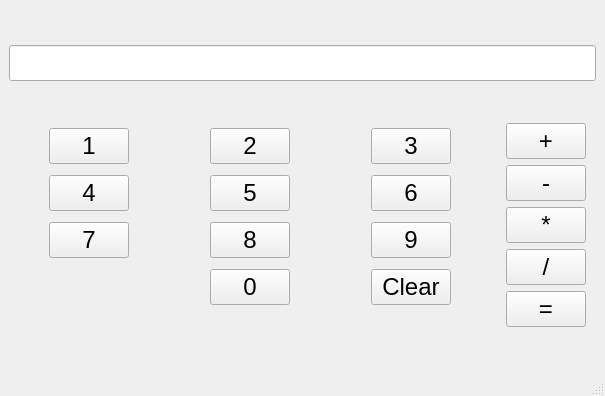
<?xml version="1.0" encoding="UTF-8"?>
<ui version="4.0">
 <class>Calculator</class>
 <widget class="QMainWindow" name="Calculator">
  <property name="geometry">
   <rect>
    <x>0</x>
    <y>0</y>
    <width>585</width>
    <height>396</height>
   </rect>
  </property>
  <property name="windowTitle">
   <string>Calculator</string>
  </property>
  <widget class="QWidget" name="centralwidget">
   <layout class="QGridLayout" name="gridLayout_4">
    <item row="0" column="0" colspan="2">
     <layout class="QGridLayout" name="gridLayout_3">
      <property name="verticalSpacing">
       <number>6</number>
      </property>
      <item row="0" column="0">
       <widget class="QLineEdit" name="lineEditCalculator">
        <property name="font">
         <font>
          <pointsize>18</pointsize>
         </font>
        </property>
       </widget>
      </item>
     </layout>
    </item>
    <item row="1" column="0">
     <layout class="QGridLayout" name="gridLayout">
      <property name="sizeConstraint">
       <enum>QLayout::SetDefaultConstraint</enum>
      </property>
      <property name="leftMargin">
       <number>40</number>
      </property>
      <property name="topMargin">
       <number>4</number>
      </property>
      <property name="rightMargin">
       <number>37</number>
      </property>
      <property name="bottomMargin">
       <number>17</number>
      </property>
      <property name="horizontalSpacing">
       <number>81</number>
      </property>
      <property name="verticalSpacing">
       <number>10</number>
      </property>
      <item row="0" column="2">
       <widget class="QPushButton" name="button3">
        <property name="font">
         <font>
          <pointsize>18</pointsize>
         </font>
        </property>
        <property name="text">
         <string>3</string>
        </property>
       </widget>
      </item>
      <item row="1" column="1">
       <widget class="QPushButton" name="button5">
        <property name="font">
         <font>
          <pointsize>18</pointsize>
         </font>
        </property>
        <property name="text">
         <string>5</string>
        </property>
       </widget>
      </item>
      <item row="1" column="2">
       <widget class="QPushButton" name="button6">
        <property name="font">
         <font>
          <pointsize>18</pointsize>
         </font>
        </property>
        <property name="text">
         <string>6</string>
        </property>
       </widget>
      </item>
      <item row="1" column="0">
       <widget class="QPushButton" name="button4">
        <property name="font">
         <font>
          <pointsize>18</pointsize>
         </font>
        </property>
        <property name="text">
         <string>4</string>
        </property>
       </widget>
      </item>
      <item row="2" column="2">
       <widget class="QPushButton" name="button9">
        <property name="font">
         <font>
          <pointsize>18</pointsize>
         </font>
        </property>
        <property name="text">
         <string>9</string>
        </property>
       </widget>
      </item>
      <item row="2" column="0">
       <widget class="QPushButton" name="button7">
        <property name="font">
         <font>
          <pointsize>18</pointsize>
         </font>
        </property>
        <property name="text">
         <string>7</string>
        </property>
       </widget>
      </item>
      <item row="0" column="0">
       <widget class="QPushButton" name="button1">
        <property name="font">
         <font>
          <pointsize>18</pointsize>
         </font>
        </property>
        <property name="text">
         <string>1</string>
        </property>
       </widget>
      </item>
      <item row="0" column="1">
       <widget class="QPushButton" name="button2">
        <property name="font">
         <font>
          <pointsize>18</pointsize>
         </font>
        </property>
        <property name="text">
         <string>2</string>
        </property>
       </widget>
      </item>
      <item row="2" column="1">
       <widget class="QPushButton" name="button8">
        <property name="font">
         <font>
          <pointsize>18</pointsize>
         </font>
        </property>
        <property name="text">
         <string>8</string>
        </property>
       </widget>
      </item>
      <item row="3" column="1">
       <widget class="QPushButton" name="button0">
        <property name="font">
         <font>
          <pointsize>18</pointsize>
         </font>
        </property>
        <property name="text">
         <string>0</string>
        </property>
       </widget>
      </item>
      <item row="3" column="2">
       <widget class="QPushButton" name="buttonClear">
        <property name="font">
         <font>
          <pointsize>18</pointsize>
         </font>
        </property>
        <property name="text">
         <string>Clear</string>
        </property>
       </widget>
      </item>
     </layout>
    </item>
    <item row="1" column="1">
     <layout class="QGridLayout" name="gridLayout_2">
      <property name="leftMargin">
       <number>12</number>
      </property>
      <property name="rightMargin">
       <number>10</number>
      </property>
      <property name="horizontalSpacing">
       <number>20</number>
      </property>
      <item row="4" column="0">
       <widget class="QPushButton" name="buttonCalculate">
        <property name="font">
         <font>
          <pointsize>18</pointsize>
         </font>
        </property>
        <property name="text">
         <string>=</string>
        </property>
       </widget>
      </item>
      <item row="1" column="0">
       <widget class="QPushButton" name="buttonMinus">
        <property name="font">
         <font>
          <pointsize>18</pointsize>
         </font>
        </property>
        <property name="text">
         <string>-</string>
        </property>
       </widget>
      </item>
      <item row="2" column="0">
       <widget class="QPushButton" name="buttonMultiply">
        <property name="font">
         <font>
          <pointsize>18</pointsize>
         </font>
        </property>
        <property name="text">
         <string>*</string>
        </property>
       </widget>
      </item>
      <item row="0" column="0">
       <widget class="QPushButton" name="buttonPlus">
        <property name="font">
         <font>
          <pointsize>18</pointsize>
         </font>
        </property>
        <property name="text">
         <string>+</string>
        </property>
       </widget>
      </item>
      <item row="3" column="0">
       <widget class="QPushButton" name="buttonDivide">
        <property name="font">
         <font>
          <pointsize>18</pointsize>
         </font>
        </property>
        <property name="text">
         <string>/</string>
        </property>
       </widget>
      </item>
     </layout>
    </item>
   </layout>
  </widget>
  <widget class="QMenuBar" name="menubar">
   <property name="geometry">
    <rect>
     <x>0</x>
     <y>0</y>
     <width>585</width>
     <height>22</height>
    </rect>
   </property>
  </widget>
  <widget class="QStatusBar" name="statusbar"/>
 </widget>
 <resources/>
 <connections/>
</ui>
